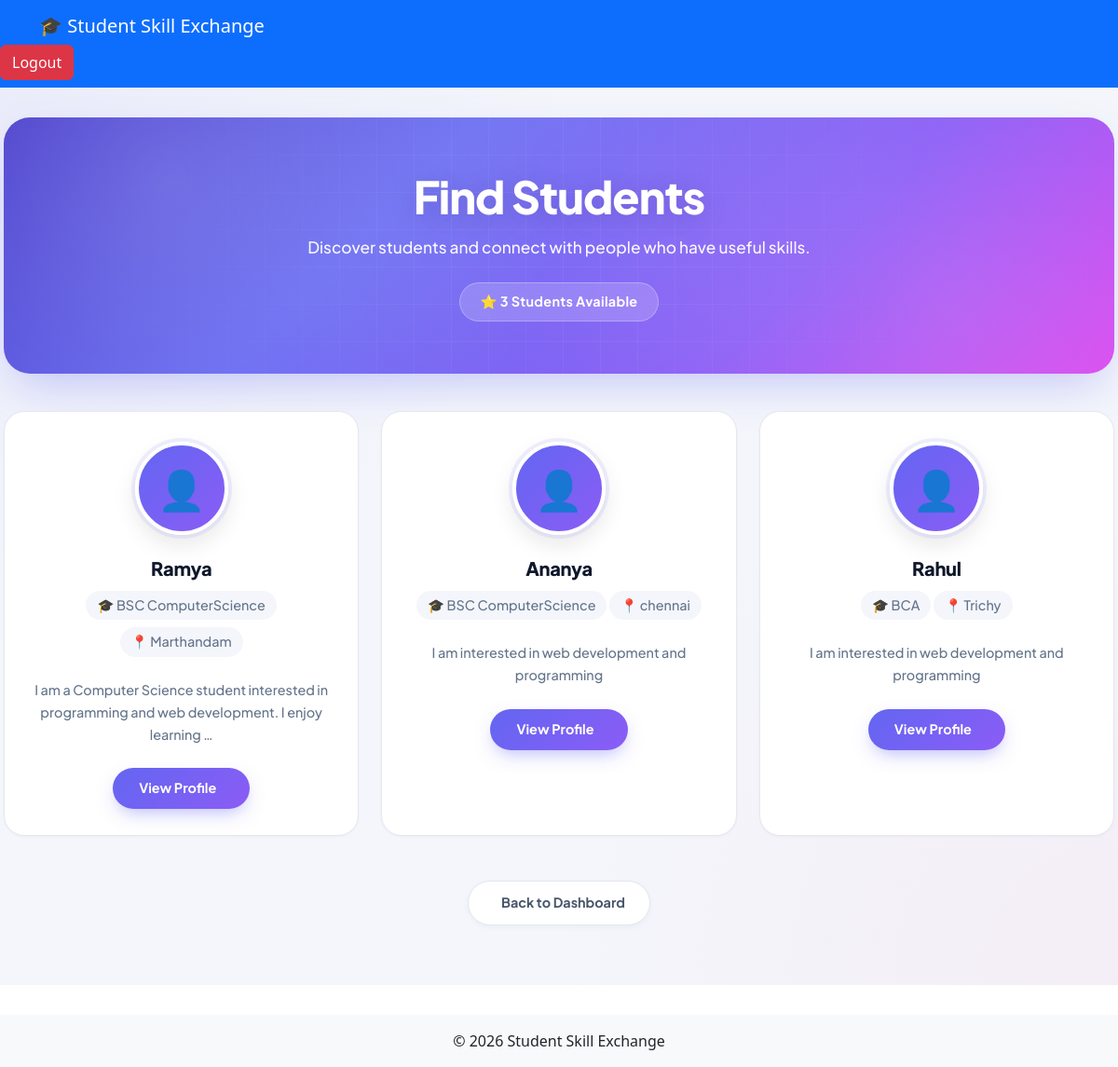
The app's page /find-students/ (signed in) with its own data.
### exchange/models.py (models this page shows)
class StudentProfile(models.Model):
    user = models.OneToOneField(User, on_delete=models.CASCADE)
    phone = models.CharField(max_length=15, blank=True)
    bio = models.TextField(blank=True)
    education = models.CharField(max_length=200, blank=True)
    location = models.CharField(max_length=100, blank=True)
    profile_picture = models.ImageField(
        upload_to='profile_pictures/',
        blank=True,
        null=True
    )

### exchange/views.py (the view)
# urls.py: path('find-students/', views.find_students, name='find_students'),
def find_students(request):
    if not request.user.is_authenticated:
        return redirect("login")
    current_student = StudentProfile.objects.get(
        user=request.user
    )
    blocked_by_me = Block.objects.filter(
        blocker=current_student
    ).values_list(
        "blocked_id",
        flat=True
    )
    blocked_me = Block.objects.filter(
        blocked=current_student
    ).values_list(
        "blocker_id",
        flat=True
    )
    students = StudentProfile.objects.select_related(
        "user"
    ).exclude(
        id=current_student.id
    ).exclude(
        id__in=blocked_by_me
    ).exclude(
        id__in=blocked_me
    )
    return render(
        request,
        "find_students.html",
        {
            "students": students
        }
    )

### exchange/templates/find_students.html (shortened to what this page needs)
{% extends "base.html" %}
{% block content %}
<div class="find-page">
    <div class="find-container">
        <div class="students-header">
            <div class="header-content">
                <h1>Find Students</h1>
                <p>
                    Discover students and connect with people who have useful skills.
                </p>
                <span class="student-count">
                    ⭐ {{ students|length }} Students Available
                </span>
            </div>
        </div>
        <div class="row g-4">
            {% for student in students %}
                <div class="col-md-6 col-lg-4">
                    <div class="student-card">
                        <div class="avatar-wrap">
                            {% if student.profile_picture %}
                                <img src="{{ student.profile_picture.url }}"
                                     alt="{{ student.user.username }}"
                                     class="profile-img">
                            {% else %}
                                <div class="profile-placeholder">👤</div>
                            {% endif %}
                        </div>
                        <h4 class="student-name">
                            {{ student.user.username }}
                        </h4>
                        {% if student.education %}
                            <div class="info-text">
                                🎓 {{ student.education }}
                            </div>
                        {% endif %}
                        {% if student.location %}
                            <div class="info-text">
                                📍 {{ student.location }}
                            </div>
                        {% endif %}
                        {% if student.bio %}
                            <p class="bio-text">
                                {{ student.bio|truncatewords:15 }}
                            </p>
                        {% endif %}
                        <a href="{% url 'student_profile' student.id %}"
                           class="btn-view-profile">
                            View Profile
                        </a>
                    </div>
                </div>
            {% endfor %}
        </div>
        <div class="back-area">
            <a href="{% url 'dashboard' %}" class="btn-back">
                Back to Dashboard
            </a>
        </div>
    </div>
</div>
{% endblock %}

### records on screen
StudentProfile: user.username "Ramya", education "BSC ComputerScience", location "Marthandam", bio "I am a Computer Science student interested in programming and web development. I enjoy learning …"
StudentProfile: user.username "Ananya", education "BSC ComputerScience", location "chennai", bio "I am interested in web development and programming"
StudentProfile: user.username "Rahul", education "BCA", location "Trichy", bio "I am interested in web development and programming"

### other values on screen
{{ students|length }} "3"
